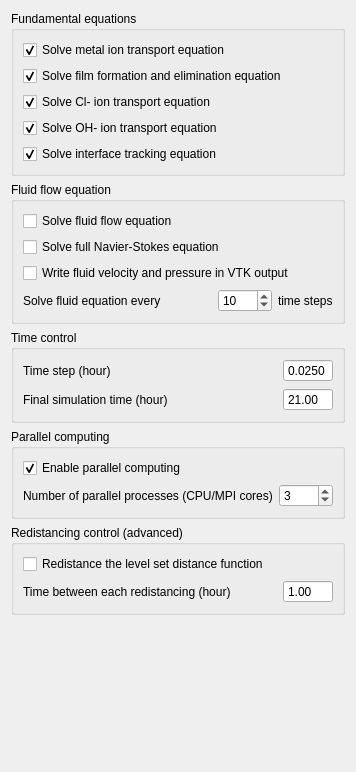
       <widget class="QWidget" name="tabSolver">
        <attribute name="title">
         <string>Solver</string>
        </attribute>
        <layout class="QVBoxLayout" name="verticalLayout_19">
         <item>
          <widget class="QGroupBox" name="equationsGroup">
           <property name="title">
            <string>Fundamental equations</string>
           </property>
           <layout class="QVBoxLayout" name="verticalLayout_15">
            <item>
             <widget class="QCheckBox" name="solveMetalCheck">
              <property name="text">
               <string>Solve metal ion transport equation</string>
              </property>
              <property name="checked">
               <bool>true</bool>
              </property>
             </widget>
            </item>
            <item>
             <widget class="QCheckBox" name="solveFilmCheck">
              <property name="text">
               <string>Solve film formation and elimination equation</string>
              </property>
              <property name="checked">
               <bool>true</bool>
              </property>
             </widget>
            </item>
            <item>
             <widget class="QCheckBox" name="solveClCheck">
              <property name="text">
               <string>Solve Cl- ion transport equation</string>
              </property>
              <property name="checked">
               <bool>true</bool>
              </property>
             </widget>
            </item>
            <item>
             <widget class="QCheckBox" name="solveOHCheck">
              <property name="text">
               <string>Solve OH- ion transport equation</string>
              </property>
              <property name="checked">
               <bool>true</bool>
              </property>
             </widget>
            </item>
            <item>
             <widget class="QCheckBox" name="solveLSCheck">
              <property name="text">
               <string>Solve interface tracking equation</string>
              </property>
              <property name="checked">
               <bool>true</bool>
              </property>
             </widget>
            </item>
           </layout>
          </widget>
         </item>
         <item>
          <widget class="QGroupBox" name="fluidFlowGroup">
           <property name="title">
            <string>Fluid flow equation</string>
           </property>
           <layout class="QVBoxLayout" name="verticalLayout_16">
            <item>
             <widget class="QCheckBox" name="solveFluidCheck">
              <property name="text">
               <string>Solve fluid flow equation</string>
              </property>
             </widget>
            </item>
            <item>
             <widget class="QCheckBox" name="solveFullNSCheck">
              <property name="text">
               <string>Solve full Navier-Stokes equation</string>
              </property>
             </widget>
            </item>
            <item>
             <widget class="QCheckBox" name="writeFluidOutputCheck">
              <property name="text">
               <string>Write fluid velocity and pressure in VTK output</string>
              </property>
             </widget>
            </item>
            <item>
             <layout class="QHBoxLayout" name="horizontalLayout_43">
              <item>
               <widget class="QLabel" name="solveFluidEachLabel_1">
                <property name="text">
                 <string>Solve fluid equation every  </string>
                </property>
               </widget>
              </item>
              <item>
               <widget class="QSpinBox" name="solveFluidEachSpin">
                <property name="sizePolicy">
                 <sizepolicy hsizetype="Fixed" vsizetype="Fixed">
                  <horstretch>0</horstretch>
                  <verstretch>0</verstretch>
                 </sizepolicy>
                </property>
                <property name="buttonSymbols">
                 <enum>QAbstractSpinBox::UpDownArrows</enum>
                </property>
                <property name="minimum">
                 <number>1</number>
                </property>
                <property name="maximum">
                 <number>1000</number>
                </property>
                <property name="value">
                 <number>10</number>
                </property>
               </widget>
              </item>
              <item>
               <widget class="QLabel" name="solveFluidEachLabel_2">
                <property name="sizePolicy">
                 <sizepolicy hsizetype="Fixed" vsizetype="Preferred">
                  <horstretch>0</horstretch>
                  <verstretch>0</verstretch>
                 </sizepolicy>
                </property>
                <property name="text">
                 <string>time steps</string>
                </property>
               </widget>
              </item>
             </layout>
            </item>
           </layout>
          </widget>
         </item>
         <item>
          <widget class="QGroupBox" name="timeGroup">
           <property name="title">
            <string>Time control</string>
           </property>
           <layout class="QVBoxLayout" name="verticalLayout_17">
            <item>
             <layout class="QHBoxLayout" name="horizontalLayout_44">
              <item>
               <widget class="QLabel" name="featureSizeLabel_22">
                <property name="text">
                 <string>Time step (hour)</string>
                </property>
               </widget>
              </item>
              <item>
               <widget class="QDoubleSpinBox" name="dtSpin">
                <property name="maximumSize">
                 <size>
                  <width>50</width>
                  <height>16777215</height>
                 </size>
                </property>
                <property name="buttonSymbols">
                 <enum>QAbstractSpinBox::NoButtons</enum>
                </property>
                <property name="decimals">
                 <number>4</number>
                </property>
                <property name="minimum">
                 <double>0.000000000000000</double>
                </property>
                <property name="maximum">
                 <double>10.000000000000000</double>
                </property>
                <property name="singleStep">
                 <double>0.010000000000000</double>
                </property>
                <property name="value">
                 <double>0.025000000000000</double>
                </property>
               </widget>
              </item>
             </layout>
            </item>
            <item>
             <layout class="QHBoxLayout" name="horizontalLayout_45">
              <item>
               <widget class="QLabel" name="featureSizeLabel_23">
                <property name="text">
                 <string>Final simulation time (hour)</string>
                </property>
               </widget>
              </item>
              <item>
               <widget class="QDoubleSpinBox" name="tFinalSpin">
                <property name="maximumSize">
                 <size>
                  <width>50</width>
                  <height>16777215</height>
                 </size>
                </property>
                <property name="buttonSymbols">
                 <enum>QAbstractSpinBox::NoButtons</enum>
                </property>
                <property name="decimals">
                 <number>2</number>
                </property>
                <property name="minimum">
                 <double>0.000000000000000</double>
                </property>
                <property name="maximum">
                 <double>100.000000000000000</double>
                </property>
                <property name="singleStep">
                 <double>0.010000000000000</double>
                </property>
                <property name="value">
                 <double>21.000000000000000</double>
                </property>
               </widget>
              </item>
             </layout>
            </item>
           </layout>
          </widget>
         </item>
         <item>
          <widget class="QGroupBox" name="parallelGroup">
           <property name="title">
            <string>Parallel computing</string>
           </property>
           <layout class="QVBoxLayout" name="verticalLayout_11">
            <item>
             <widget class="QCheckBox" name="parallelCheck">
              <property name="text">
               <string>Enable parallel computing</string>
              </property>
              <property name="checked">
               <bool>true</bool>
              </property>
             </widget>
            </item>
            <item>
             <layout class="QHBoxLayout" name="horizontalLayout_53">
              <item>
               <widget class="QLabel" name="parallelLabel">
                <property name="text">
                 <string>Number of parallel processes (CPU/MPI cores)</string>
                </property>
               </widget>
              </item>
              <item>
               <widget class="QSpinBox" name="mpiSpin">
                <property name="sizePolicy">
                 <sizepolicy hsizetype="Fixed" vsizetype="Fixed">
                  <horstretch>0</horstretch>
                  <verstretch>0</verstretch>
                 </sizepolicy>
                </property>
                <property name="buttonSymbols">
                 <enum>QAbstractSpinBox::UpDownArrows</enum>
                </property>
                <property name="minimum">
                 <number>2</number>
                </property>
                <property name="maximum">
                 <number>1000</number>
                </property>
                <property name="value">
                 <number>3</number>
                </property>
               </widget>
              </item>
             </layout>
            </item>
           </layout>
          </widget>
         </item>
         <item>
          <widget class="QGroupBox" name="timeGroup_2">
           <property name="title">
            <string>Redistancing control (advanced)</string>
           </property>
           <layout class="QVBoxLayout" name="verticalLayout_18">
            <item>
             <widget class="QCheckBox" name="doRedistCheck">
              <property name="text">
               <string>Redistance the level set distance function</string>
              </property>
             </widget>
            </item>
            <item>
             <layout class="QHBoxLayout" name="horizontalLayout_47">
              <item>
               <widget class="QLabel" name="redistTimeLabel">
                <property name="text">
                 <string>Time between each redistancing (hour)</string>
                </property>
               </widget>
              </item>
              <item>
               <widget class="QDoubleSpinBox" name="redistTimeSpin">
                <property name="maximumSize">
                 <size>
                  <width>50</width>
                  <height>16777215</height>
                 </size>
                </property>
                <property name="buttonSymbols">
                 <enum>QAbstractSpinBox::NoButtons</enum>
                </property>
                <property name="decimals">
                 <number>2</number>
                </property>
                <property name="minimum">
                 <double>0.000000000000000</double>
                </property>
                <property name="maximum">
                 <double>100.000000000000000</double>
                </property>
                <property name="singleStep">
                 <double>0.010000000000000</double>
                </property>
                <property name="value">
                 <double>1.000000000000000</double>
                </property>
               </widget>
              </item>
             </layout>
            </item>
           </layout>
          </widget>
         </item>
         <item>
          <spacer name="verticalSpacer_3">
           <property name="orientation">
            <enum>Qt::Vertical</enum>
           </property>
           <property name="sizeHint" stdset="0">
            <size>
             <width>20</width>
             <height>146</height>
            </size>
           </property>
          </spacer>
         </item>
        </layout>
       </widget>
